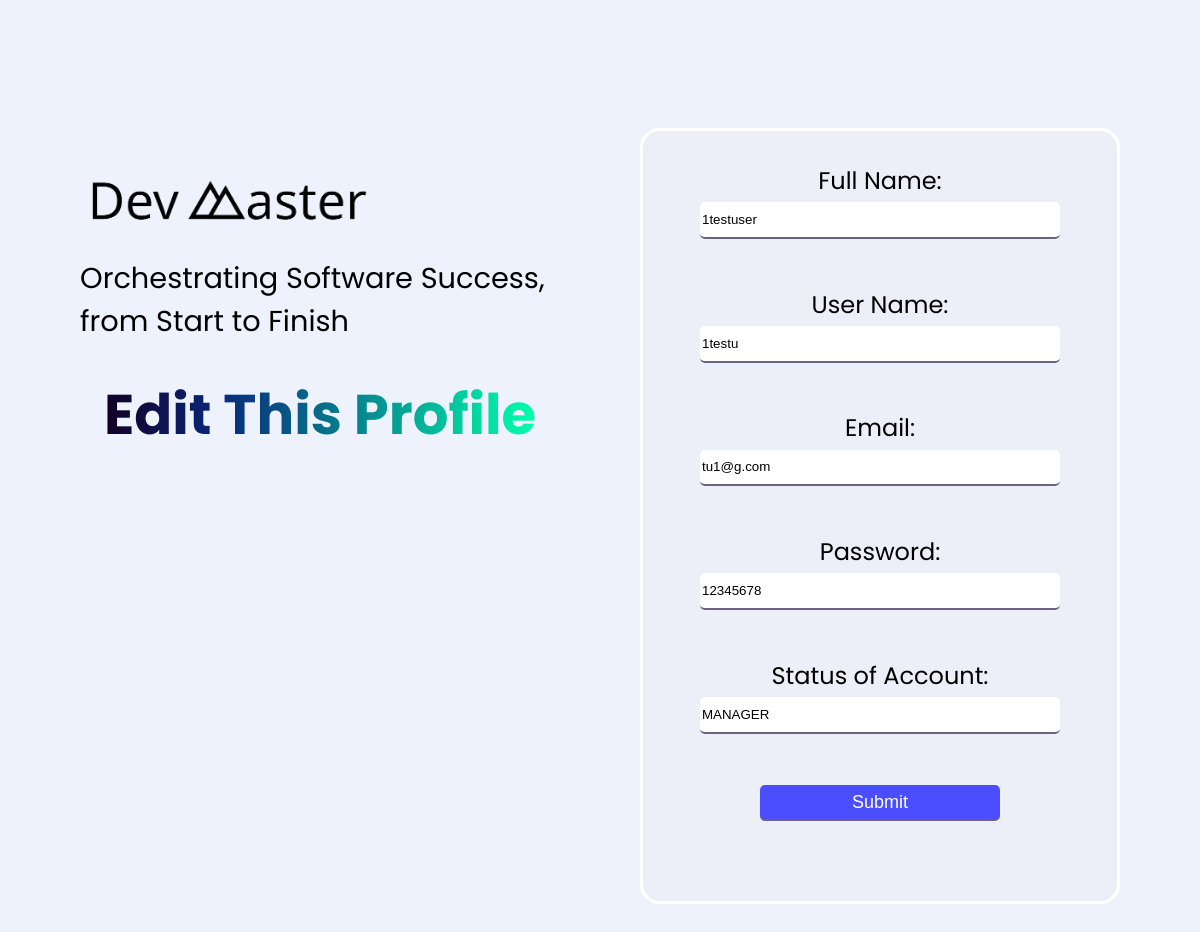
Before: /adminUserEdit/11 (signed in) with the older database file.
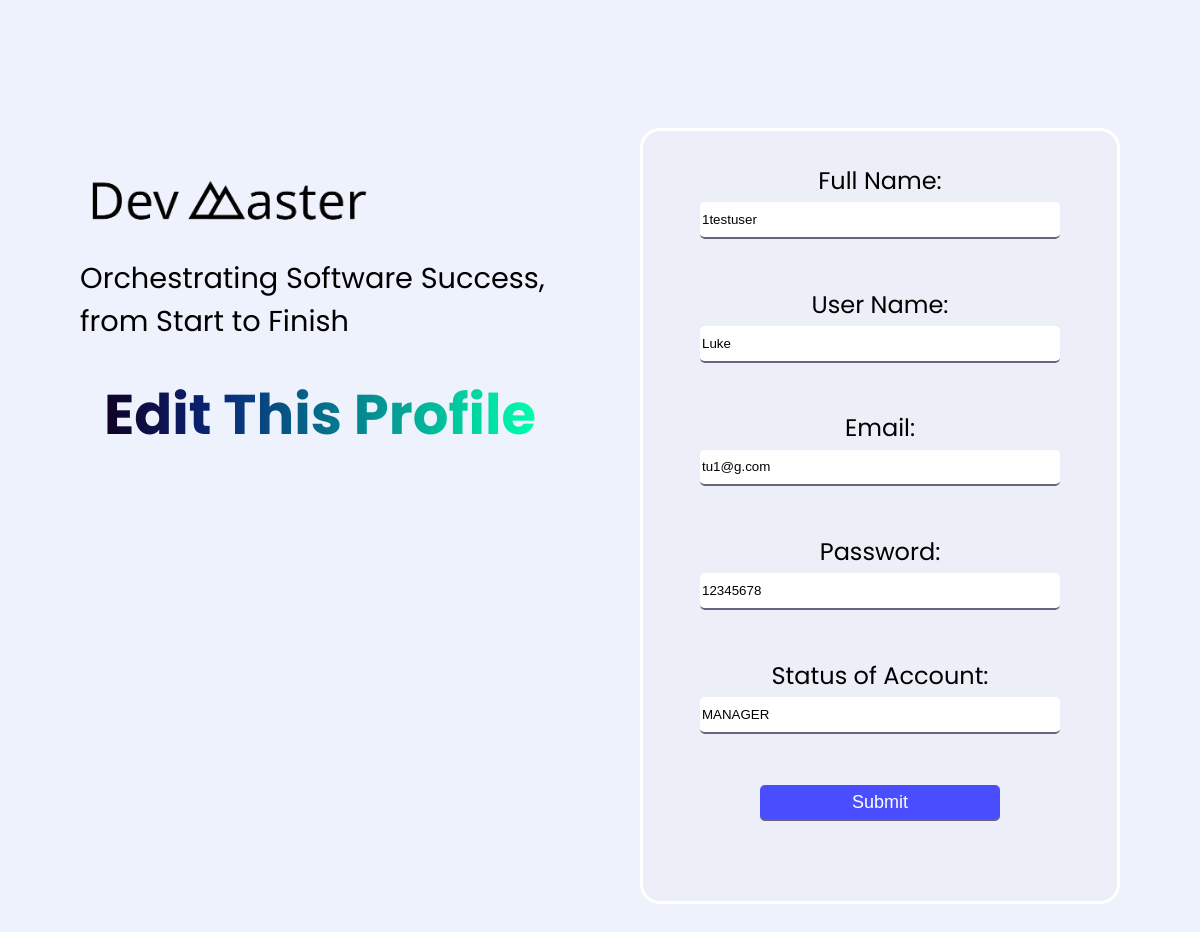
After: the same page with the newer database file.
### home/models.py (models this page shows, shortened)
class UserDetail(models.Model):
    name = models.CharField(max_length=200)
    user_name = models.CharField(max_length=200)
    email = models.CharField(max_length=200)
    password = models.CharField(max_length=200)
    status_of_account = models.CharField(max_length=200)

### home/views.py (the view, shortened to what this page needs)
# urls.py: path('adminUserEdit/<int:pk>', views.adminUserEdit, name = "adminUserEdit"),
@login_required
def adminUserEdit(request,pk):
	det = UserDetail.objects.get(id = pk)
	di = {
		'det':det
	}
	return render(request,"home/adminUserEdit.html",di)

### home/templates/home/adminUserEdit.html (shortened to what this page needs)
{% extends "base.html" %} {% load static %}  {% block head %}
<link rel="stylesheet" type="text/css" href="{% static 'home/css/for.css'%}" />
{% endblock head %} {% block body %}
<div class="big_container poppins-regular">
  <div class="text">
    <p class="dev_head">
      <a href="{% url 'home:home' %}"
        ><img
          src="{% static 'home/img/devlogo.png'%}"
          alt=""
          width="300px" /></a
      ><br />
      Orchestrating Software Success, from Start to Finish
    </p>
    <p class="page_heading"><span class="headi"> Edit This Profile </span></p>
  </div>
  <div class="page_form">
    <form action="/adminUserEdit/" method="post">
      <div class="eleCont">
        <label for="full_name">Full Name: </label><br>
        <input
          type="text"
          name="full_name"
          id="full_name"
          value="{{det.name}}"
        />
      </div>
      <br />
      <div class="eleCont">
        <label for="user_name">User Name: </label><br>
        <input
          type="text"
          name="user_name"
          id="user_name"
          value="{{det.user_name}}"
        />
      </div>
      <br />
      <div class="eleCont">
        <label for="email">Email: </label><br>
        <input type="email" name="email" id="email" value="{{det.email}}" />
      </div>
      <br />
      <div class="eleCont">
        <label for="password">Password: </label><br>
        <input
          type="text"
          name="password"
          id="password"
          value="{{det.password}}"
        />
      </div>
      <br />
      <div class="eleCont">
        <label for="status_of_account">Status of Account: </label><br>
        <input
          type="text"
          name="status_of_account"
          id="status_of_account"
          value="{{det.status_of_account}}"
        />
      </div>
      <br />
      <input type="submit" value="Submit" id="subm" />
    </form>
    <br />
  </div>
</div>
{% endblock body %} {% comment %} {% endcomment %}

Changed rows visible on the page:
changed UserDetail "1testuser": user_name "1testu" → "Luke"
